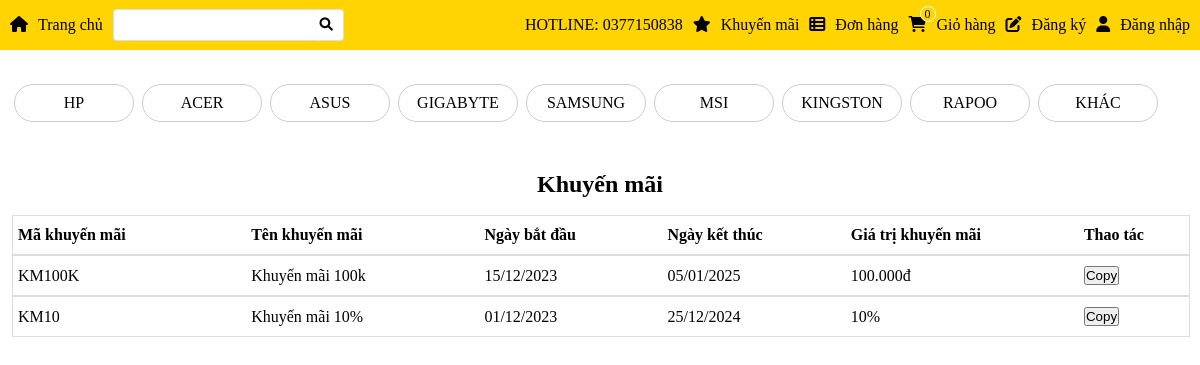
/webbanmaytinh/src/page/index.php?action=khuyenmai, run on an earlier commit of the app's database.
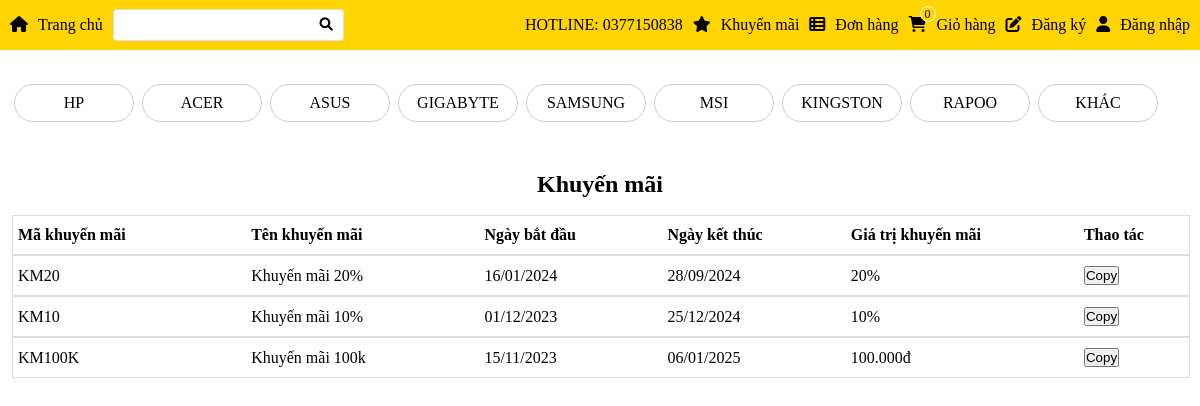
And on a later commit of the database.
### tables this page shows
CREATE TABLE IF NOT EXISTS `nhasanxuat` (
  `maNhaSanXuat` varchar(50) NOT NULL,
  `tenNhaSanXuat` varchar(50) NOT NULL,
  `truSoChinh` varchar(250) NOT NULL,
  PRIMARY KEY (`maNhaSanXuat`)
);

CREATE TABLE IF NOT EXISTS `khuyenmai` (
  `maKhuyenMai` varchar(50) NOT NULL,
  `tenKhuyenMai` varchar(50) NOT NULL,
  `ngayBatDau` date DEFAULT NULL,
  `ngayKetThuc` date DEFAULT NULL,
  `maLKM` varchar(50) NOT NULL,
  `giaTriKhuyenMai` double NOT NULL,
  PRIMARY KEY (`maKhuyenMai`),
  KEY `PK_KM_LKM` (`maLKM`)
);

### webbanmaytinh/src/page/modules/khuyenmai/hienthi.php (the view, shortened to what this page needs)
<?php
include '../db/connect.php';
?>
<div class="tiltle">
    <p class="content-title">Khuyến mãi</p>
</div>
<table class="cart">
    <tr class="cart-list">
        <td class="cart-item width150"><b>Mã khuyến mãi</b> </td>
        <td class="cart-item width150"><b>Tên khuyến mãi</b></td>
        <td class="cart-item width100"><b>Ngày bắt đầu</b></td>
        <td class="cart-item width100"><b>Ngày kết thúc</b></td>
        <td class="cart-item width150"><b>Giá trị khuyến mãi</b></td>
        <td class="cart-item width100"><b>Thao tác</b></td>
    </tr>
    <?php
    $sql = "SELECT maKhuyenMai,tenKhuyenMai,ngayBatDau,ngayKetThuc,giaTriKhuyenMai,maLKM
        from khuyenmai where DATEDIFF(ngayKetThuc,CURDATE()) >= 0 ORDER BY ngayBatDau DESC";
    $result = mysqli_query($conn, $sql);
    while ($row = mysqli_fetch_array($result)) {
    ?>
        <tr class="cart-list">
            <td class="cart-item width150"><?php echo $row['maKhuyenMai'] ?></td>
            <td class="cart-item width150"><?php echo $row['tenKhuyenMai'] ?></td>
            <td class="cart-item width100"><?php echo date("d/m/Y", strtotime($row['ngayBatDau'])) ?></td>
            <td class="cart-item width100"><?php echo date("d/m/Y", strtotime($row['ngayKetThuc'])) ?></td>
            <td class="cart-item width150">
                <?php if ($row['maLKM'] == "KM1") {
                    echo number_format($row['giaTriKhuyenMai'], $decimals = 0, $dec_point = ',', $thousand_sep = '.') . 'đ';
                } else {
                    echo $row['giaTriKhuyenMai'] . '%';
                }
                ?>
            </td>
            <td class="cart-item width100">
                <button onclick="copyToClipboard('<?php echo $row['maKhuyenMai'] ?>')">Copy</button>
            </td>
        </tr>
    <?php
    }
    ?>
</table>

### webbanmaytinh/src/page/modules/sidebar.php (shortened to what this page needs)
<?php
include './../db/connect.php';
?>
<div class="sidebar">
    <ul class="sidebar-list">
        <?php
        $sql = "SELECT maNhaSanXuat,tenNhaSanXuat from nhasanxuat";
        $result = mysqli_query($conn, $sql);
        while ($row = mysqli_fetch_array($result)) { ?>
            <li class="sidebar-list-item"> <a class="sidebar-list-item-link" href="./index.php?action=nsx&&value=<?php echo $row['maNhaSanXuat'] ?>" <?php
                                                                                                                                                        ?>><?php echo $row['tenNhaSanXuat'] ?></a> </li>
        <?php
        }
        ?>
    </ul>
</div>

What changed in the data, as far as the page shows it:
now on this page (row edited): khuyenmai: maKhuyenMai "KM20", tenKhuyenMai "Khuyến mãi 20%", ngayBatDau "16/01/2024", ngayKetThuc "28/09/2024", giaTriKhuyenMai "20"
shown differently, row unchanged: khuyenmai "KM10": moves up the list
changed khuyenmai "KM100K": ngayBatDau "15/12/2023" → "15/11/2023"; ngayKetThuc "05/01/2025" → "06/01/2025"
